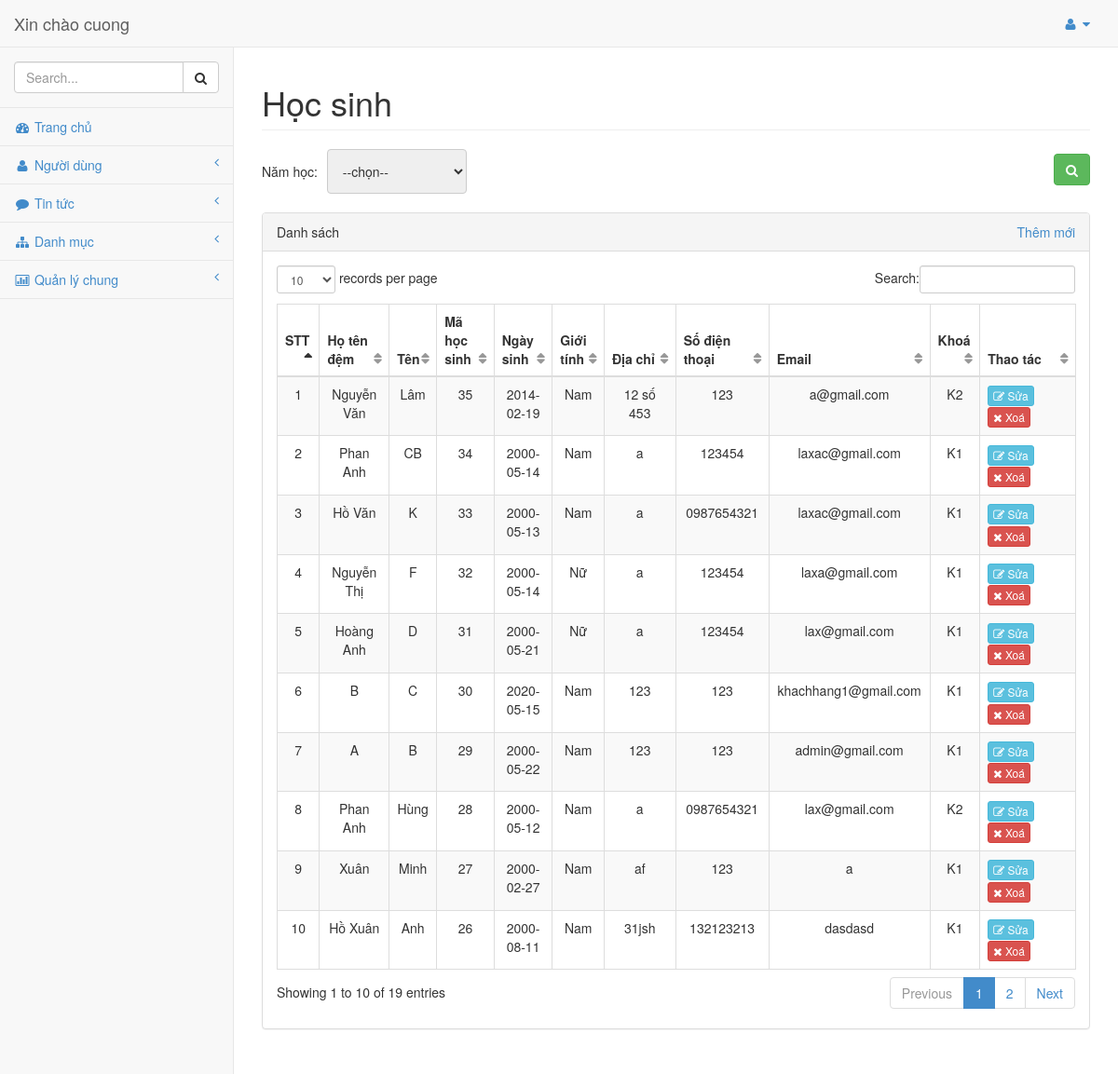
Page /admin/modules/hocsinh/index.php (signed in) on the committed database.
### tables this page shows
CREATE TABLE `hocsinh` (
  `mahs` int NOT NULL,
  `hoten_dem` varchar(50) NOT NULL,
  `ten_hs` varchar(30) NOT NULL,
  `matkhau` varchar(20) NOT NULL,
  `ngaysinh` date NOT NULL,
  `gioitinh` varchar(20) NOT NULL,
  `diachi` varchar(50) NOT NULL,
  `sodt` varchar(11) NOT NULL,
  `email` varchar(30) NOT NULL,
  `tinhtrang` int NOT NULL DEFAULT '1',
  `id_khoahoc` int NOT NULL,
  `ngaydk` datetime NOT NULL DEFAULT CURRENT_TIMESTAMP
);

CREATE TABLE `khoahoc` (
  `id_khoahoc` int NOT NULL,
  `tenkhoahoc` varchar(20) NOT NULL,
  `id_namhoc` int NOT NULL
);

### admin/libraries/database.php (called while the page is built, shortened)
<?php
    include("connect.php");
    $sql = 'SELECT * FROM hocsinh hs INNER JOIN khoahoc kh ON hs.id_khoahoc = kh.id_khoahoc INNER JOIN namhoc nh ON nh.id_namhoc = kh.id_namhoc ORDER BY hs.mahs DESC';
    $dl_hocsinh = $conn->query($sql);
?>

### admin/modules/hocsinh/index.php (the view, shortened to what this page needs)
<?php require_once __DIR__ . "../../header.php"; ?>
<div id="page-wrapper">
    <div class="row">
        <div class="col-lg-12">
            <h1 class="page-header">Học sinh
            </h1>
        </div>
    </div>
    <div class="row">
        <div class="col-lg-12">
            <form action="" method="POST">
                <table style="width: 100%; margin-bottom: 20px;">
                    <tbody>
                        <tr>
                            <td>
                                <table style="width: 100%;">
                                    <tbody>
                                        <tr style="float: left;">
                                            <td><span style="margin-right: 10px">Năm học: </span></td>
                                            <td>
                                                <select name="id_namhoc" class="subject-select" style="width:150px;">
                                                    <option value="">--chọn--</option>
                                                </select>
                                            </td>
                                        </tr>
                                        <tr style="float: right; padding-top: 5px;">
                                            <td>
                                                <button class="btn btn-success" type="submit" name="searchHS"
                                                    value="search"><i class="fa fa-search"></i></button>
                                            </td>
                                        </tr>
                                    </tbody>
                                </table>
                            </td>
                        </tr>
                    </tbody>
                </table>
            </form>
        </div>
    </div>
    <div class="row">
        <div class="col-lg-12">
            <form action="" method="POST">
                <div class="panel panel-default">
                    <div class="panel-heading">
                        Danh sách
                        <div class="link-create" style="float: right;">
                            <a href="add.php">Thêm mới</a>
                        </div>
                    </div>
                    <div class="panel-body">
                        <div class="table-responsive">
                            <table class="table table-striped table-bordered table-hover" id="dataTables-example">
                                <thead>
                                    <tr>
                                        <th>STT</th>
                                        <th>Họ tên đệm</th>
                                        <th>Tên</th>
                                        <th>Mã học sinh</th>
                                        <th>Ngày sinh</th>
                                        <th>Giới tính</th>
                                        <th>Địa chỉ</th>
                                        <th>Số điện thoại</th>
                                        <th>Email</th>
                                        <th>Khoá</th>
                                        <th>Thao tác</th>
                                    </tr>
                                </thead>
                                <tbody>
                                    <?php
                                    $stt = 1;
                                    if ($_SERVER['REQUEST_METHOD'] == "POST") {
                                        $error = array();
                                        if (empty($_POST['id_namhoc'])) {
                                            $error['id_namhoc'] = "Bạn cần chọn năm học";
                                        } else {
                                            $id_namhoc = $_POST['id_namhoc'];
                                        }
                                        if (empty($error)) {
                                            switch ($search) {
                                                case "ds":
                                                    foreach ($result_dlhs as $row) {
                                                        echo "
                                                                <tr class='odd gradeX'>
                                                                    <td align='center'>
                                                                        " . $stt . "
                                                                    </td>
                                                                    <td align='center'>" . $row['hoten_dem'] . "</td>
                                                                    <td align='center'>" . $row['ten_hs'] . "</td>
                                                                    <td align='center'>" . $row['mahs'] . "</td>
                                                                    <td align='center'>" . $row['ngaysinh'] . "</td>
                                                                    <td align='center'>" . $row['gioitinh'] . "</td>
                                                                    <td align='center'>" . $row['diachi'] . "</td>
                                                                    <td align='center'>" . $row['sodt'] . "</td>
                                                                    <td align='center'>" . $row['email'] . "</td>
                                                                    <td align='center'>" . $row['tenkhoahoc'] . "</td>
                                                                    <td class='center' style='width: 12%'>
                                                                        <a class='btn btn-xs btn-info' align='center' href='edit.php?id=" . $row['mahs'] . "'> <i class='fa fa-edit'></i> Sửa</a>
                                                                        <a class='btn btn-xs btn-danger' align='center' href='delete.php?id=" . $row['mahs'] . "'> <i class='fa fa-times'></i> Xoá</a>
                                                                    </td>
                                                                </tr>
                                                                ";
                                                        $stt++;
                                                    }
                                                    break;
                                            }
                                        }
                                    } else {
                                        foreach ($dl_hocsinh as $row) {
                                            echo "
                                                                <tr class='odd gradeX'>
                                                                    <td align='center'>
                                                                        " . $stt . "
                                                                    </td>
                                                                    <td align='center'>" . $row['hoten_dem'] . "</td>
                                                                    <td align='center'>" . $row['ten_hs'] . "</td>
                                                                    <td align='center'>" . $row['mahs'] . "</td>
                                                                    <td align='center'>" . $row['ngaysinh'] . "</td>
                                                                    <td align='center'>" . $row['gioitinh'] . "</td>
                                                                    <td align='center'>" . $row['diachi'] . "</td>
                                                                    <td align='center'>" . $row['sodt'] . "</td>
                                                                    <td align='center'>" . $row['email'] . "</td>
                                                                    <td align='center'>" . $row['tenkhoahoc'] . "</td>
                                                                    <td class='center' style='width: 12%'>
                                                                        <a class='btn btn-xs btn-info' align='center' href='edit.php?id=" . $row['mahs'] . "'> <i class='fa fa-edit'></i> Sửa</a>
                                                                        <a class='btn btn-xs btn-danger' align='center' href='delete.php?id=" . $row['mahs'] . "'> <i class='fa fa-times'></i> Xoá</a>
                                                                    </td>
                                                                </tr>
                                                                ";
                                            $stt++;
                                        }
                                    }
                                    ?>
                                </tbody>
                            </table>
                        </div>
                    </div>
                </div>
            </form>
        </div>
    </div>
</div>
<?php require_once __DIR__ . "../../footer.php"; ?>

### admin/libraries/css/sb-admin.css (style rules this page uses)
body { padding-top: 100px; background-color: #f8f8f8; }
@media (min-width:768px) { body { padding-top: 50px; } }
#page-wrapper { padding: 0 15px; min-height: 568px; background-color: #fff; }
@media (min-width:768px) { #page-wrapper { position: inherit; margin: 0 0 0 250px; padding: 0 30px; min-height: 1300px; border-left: 1px solid #e7e7e7; } }
table.dataTable thead .sorting, table.dataTable thead .sorting_asc, table.dataTable thead .sorting_desc, table.dataTable thead .sorting_asc_disabled, table.dataTable thead .sorting_desc_disabled { background: transparent; }
table.dataTable thead .sorting_asc:after { content: "\f0de"; float: right; font-family: fontawesome; }
table.dataTable thead .sorting:after { content: "\f0dc"; float: right; font-family: fontawesome; color: rgba(50,50,50,.5); }

### admin/libraries/css/style.css (style rules this page uses)
.row input[type=text],select, textarea { width: 100%; padding: 12px; border: 1px solid #ccc; border-radius: 4px; resize: vertical; outline: none; }
.row:after { content: ""; display: table; clear: both; }

### rows in the picture
hocsinh: hoten_dem "Nguyễn Văn", ten_hs "Lâm", mahs "35", ngaysinh "2014-02-19", gioitinh "Nam", diachi "12 số 453", sodt "123", email "a@gmail.com", id_khoahoc.tenkhoahoc "K2"
hocsinh: hoten_dem "Phan Anh", ten_hs "CB", mahs "34", ngaysinh "2000-05-14", gioitinh "Nam", diachi "a", sodt "123454", email "laxac@gmail.com", id_khoahoc.tenkhoahoc "K1"
hocsinh: hoten_dem "Hồ Văn", ten_hs "K", mahs "33", ngaysinh "2000-05-13", gioitinh "Nam", diachi "a", sodt "0987654321", email "laxac@gmail.com", id_khoahoc.tenkhoahoc "K1"
hocsinh: hoten_dem "Nguyễn Thị", ten_hs "F", mahs "32", ngaysinh "2000-05-14", gioitinh "Nữ", diachi "a", sodt "123454", email "laxa@gmail.com", id_khoahoc.tenkhoahoc "K1"
hocsinh: hoten_dem "Hoàng Anh", ten_hs "D", mahs "31", ngaysinh "2000-05-21", gioitinh "Nữ", diachi "a", sodt "123454", email "lax@gmail.com", id_khoahoc.tenkhoahoc "K1"
hocsinh: hoten_dem "B", ten_hs "C", mahs "30", ngaysinh "2020-05-15", gioitinh "Nam", diachi "123", sodt "123", email "khachhang1@gmail.com", id_khoahoc.tenkhoahoc "K1"
hocsinh: hoten_dem "A", ten_hs "B", mahs "29", ngaysinh "2000-05-22", gioitinh "Nam", diachi "123", sodt "123", email "admin@gmail.com", id_khoahoc.tenkhoahoc "K1"
hocsinh: hoten_dem "Phan Anh", ten_hs "Hùng", mahs "28", ngaysinh "2000-05-12", gioitinh "Nam", diachi "a", sodt "0987654321", email "lax@gmail.com", id_khoahoc.tenkhoahoc "K2"
hocsinh: hoten_dem "Xuân", ten_hs "Minh", mahs "27", ngaysinh "2000-02-27", gioitinh "Nam", diachi "af", sodt "123", email "a", id_khoahoc.tenkhoahoc "K1"
hocsinh: hoten_dem "Hồ Xuân", ten_hs "Anh", mahs "26", ngaysinh "2000-08-11", gioitinh "Nam", diachi "31jsh", sodt "132123213", email "dasdasd", id_khoahoc.tenkhoahoc "K1"

### other values in the picture
$_SESSION['admin'] "cuong"
